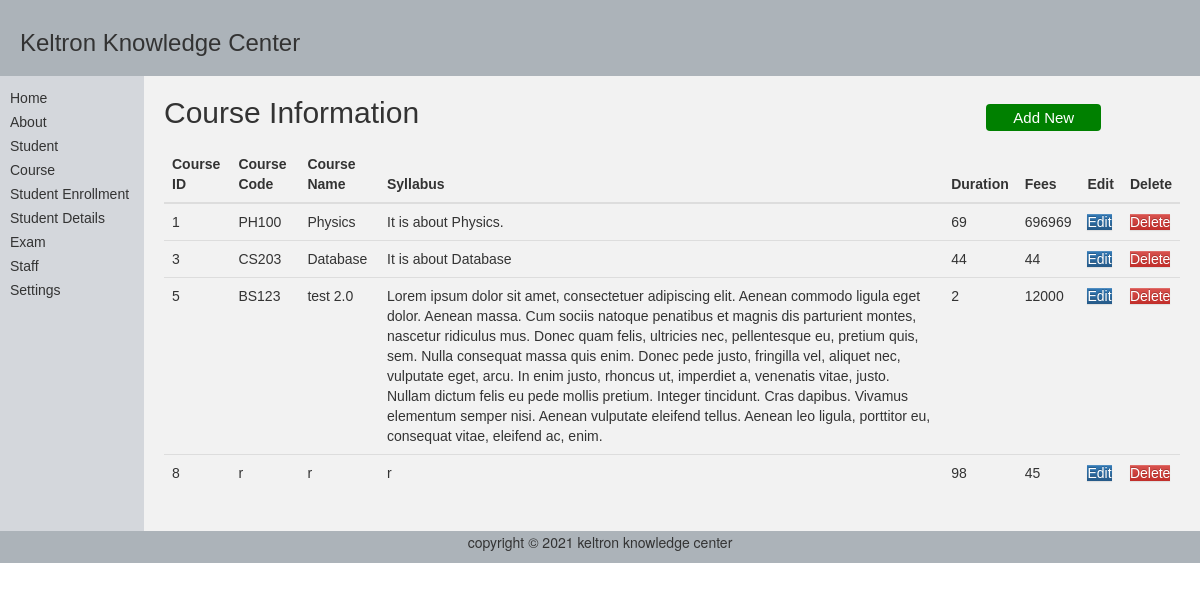
/views/course_details/course_view_all.php, run on an earlier commit of the app's database.
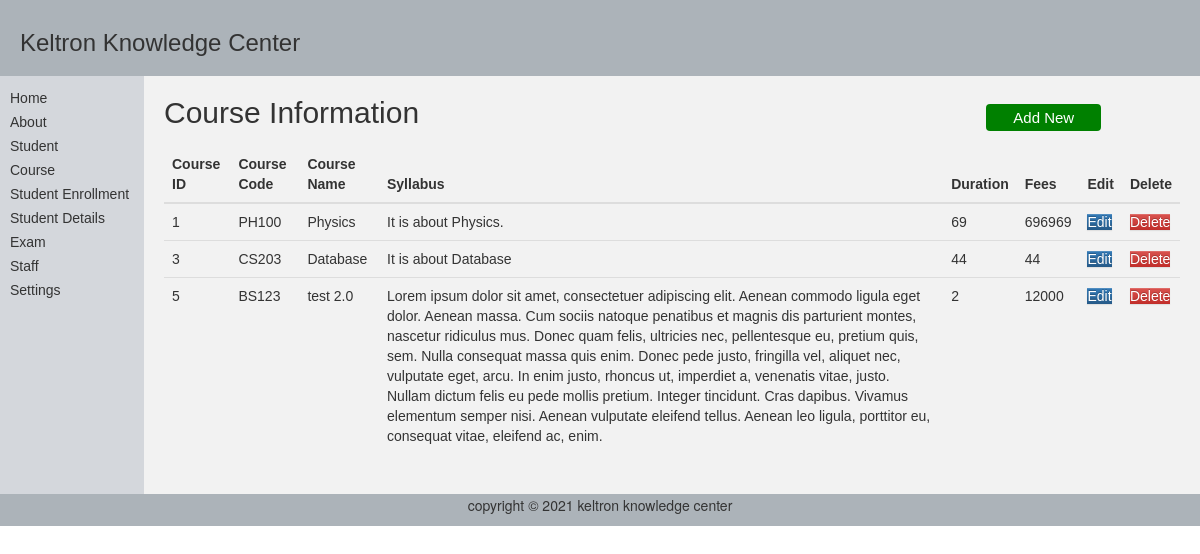
And on a later commit of the database.
### tables this page shows
CREATE TABLE `course_details` (
  `course_id` int(11) UNSIGNED NOT NULL,
  `course_code` varchar(15) NOT NULL,
  `course_name` varchar(50) NOT NULL,
  `syllabus` varchar(10000) NOT NULL,
  `duration` int(11) NOT NULL,
  `fees` int(11) NOT NULL,
  `updated_by` varchar(15) NOT NULL,
  `updated_on` timestamp NOT NULL DEFAULT current_timestamp() ON UPDATE current_timestamp()
);

### db/DBConnection.class.php (called while the page is built, shortened)
<?php
class DBConnection{
    public static $servername = "localhost";
	public static $username = "root";
	public static $password = "";
	public static $dbase = "KeltronDB";
	static function  getConnect(){
		$connection = new mysqli(self::$servername, self::$username, self::$password,self::$dbase );
		return $connection;
	}
	static function execQery($sql){
		try{
			$result = null;
			$conn = self::getConnect();
			if ($conn->connect_error) {
	  				$result = null;
				}
			else{
					$result = $conn->query($sql);
				}
		}
		catch(Exception $e) {
  			$result = null;
		}
		return $result;
	}
}
?>

### service/courseService.php (called while the page is built, shortened)
<?php
    require_once( ROOT_DIR.'/../db/DBConnection.class.php' );
class CourseService{
function getCourses(){
	$sql  =  "select * from course_details order by course_id";
	$result = DBConnection::execQery($sql);
	return $result;
}
}
?>

### views/course_details/course_view_all.php (the view, shortened to what this page needs)
<?php
    require_once( ROOT_DIR.'/../service/courseService.php' );
?>
<!DOCTYPE html>
<html lang="en">
<head>
<link rel="stylesheet"
      href="http://netdna.bootstrapcdn.com/bootstrap/3.1.0/css/bootstrap.min.css">
<link rel="stylesheet"
     href="http://netdna.bootstrapcdn.com/bootstrap/3.1.0/css/bootstrap-theme.min.css">
</head>
<body style="margin:0px;">
    <table   style="width:100%; border-collapse:collapse; font:14px Arial,sans-serif;">
        <tr>
            <td colspan="3" style="padding:10px 20px; background-color:#acb3b9;">
                <h1 style="font-size:24px;"> Keltron Knowledge Center</h1>
            </td>
        </tr>
        <tr style="height:270px;">
            <td style="width:12%; padding:10px 10px; background-color:#d4d7dc; vertical-align: top;">
                <ul style="list-style:none; padding:0px; line-height:24px;">
                   <?php require_once( ROOT_DIR.'/../views/includes/menu.php' ); ?>
                </ul>
            </td>
            <td style="padding:20px; background-color:#f2f2f2; vertical-align:top;">
                <hh>Course Information </hh>
                <a href="course_create.php"; ><button class=button><span>Add New</span></button></a>
                <table class="table">
                        <thead>
                            <tr>
                                <th>Course ID</th>
                                <th>Course Code</th>
                                <th>Course Name</th>
                                <th>Syllabus</th>
                                <th>Duration</th>
                                <th>Fees</th>
                                <th>Edit</th>
                                <th>Delete</th>
                            </tr>
                        </thead>
                        <tbody>
                <?php
                 $courseService = new courseService();
                 $result = $courseService->getCourses();
                 if($result != null){
                     if ($result->num_rows > 0) {
                       while($row = $result->fetch_assoc()) {
                            ?>
                            <tr>
                                <td><?php echo $row["course_id"]; ?></td>
                                <td><?php echo $row["course_code"]; ?></td>
                                <td><?php echo $row["course_name"]; ?></td>
                                <td><?php echo $row["syllabus"]; ?></td>
                                <td><?php echo $row["duration"]; ?></td>
                                <td><?php echo $row["fees"]; ?></td>
                                <td><a class="btn-primary" href='course_edit.php?course_id=<?php echo $row["course_id"];  ?>' >Edit</a></td>
                                <td><a class="btn-danger" onclick="return confirm('Are you sure you want to delete this item?');" href='course_delete.php?course_id=<?php echo $row["course_id"];  ?>' >Delete</a></td>
                            </tr>
                            <?php
                                        }
                                 } else {
                                    ?>
                                        <tr>
                                            <td colspan="8"> No Records Found !</td>
                                        </tr>
                                    <?php
                                 }
                                }else{
                                    ?>
                                    <tr>
                                         <td colspan="8"> Server busy try again later !</td>
                                    </tr>
                                 <?php
                            }
                            ?>
                        </tbody>
                </table>
            </td>
        </tr>
        <table border="0" width="100%" >
        <tr>
            <td colspan="3" style="padding:1px; background-color:#acb3b9; text-align:center;">
                <p>copyright &copy; <?php echo date("Y"); ?> keltron knowledge center</p>
            </td>
        </tr>
    </table>
</body>
</html>

What changed in the data, as far as the page shows it:
removed course_details: course_id "8", course_code "r", course_name "r", syllabus "r", duration "98", fees "45"
